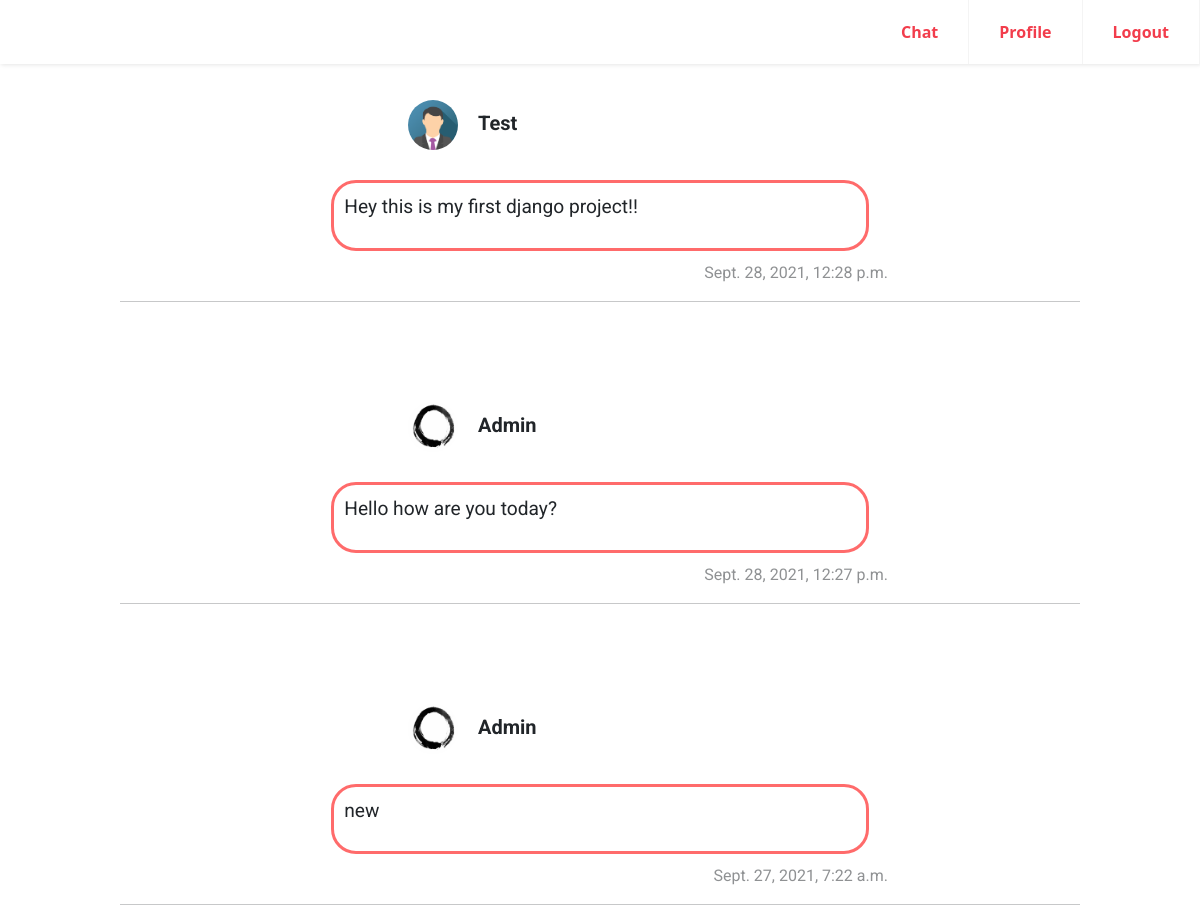
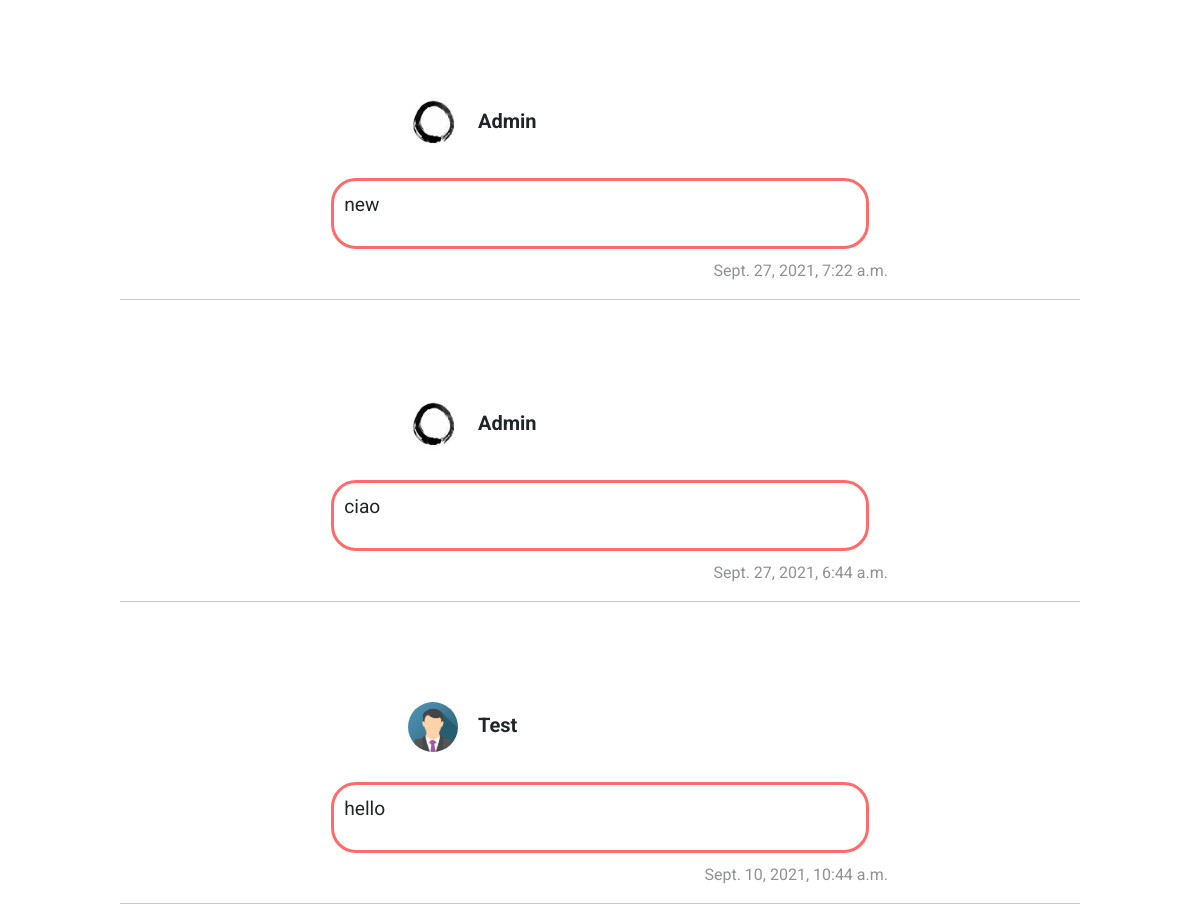
The page /news/ on the database as committed earlier (2 pictures, top to bottom).
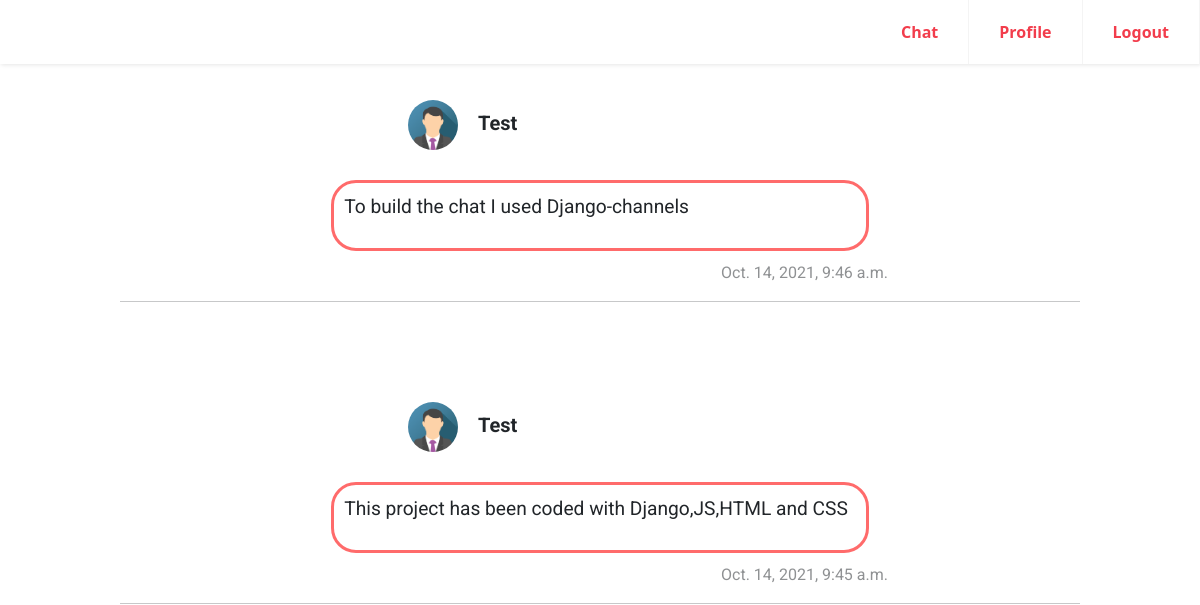
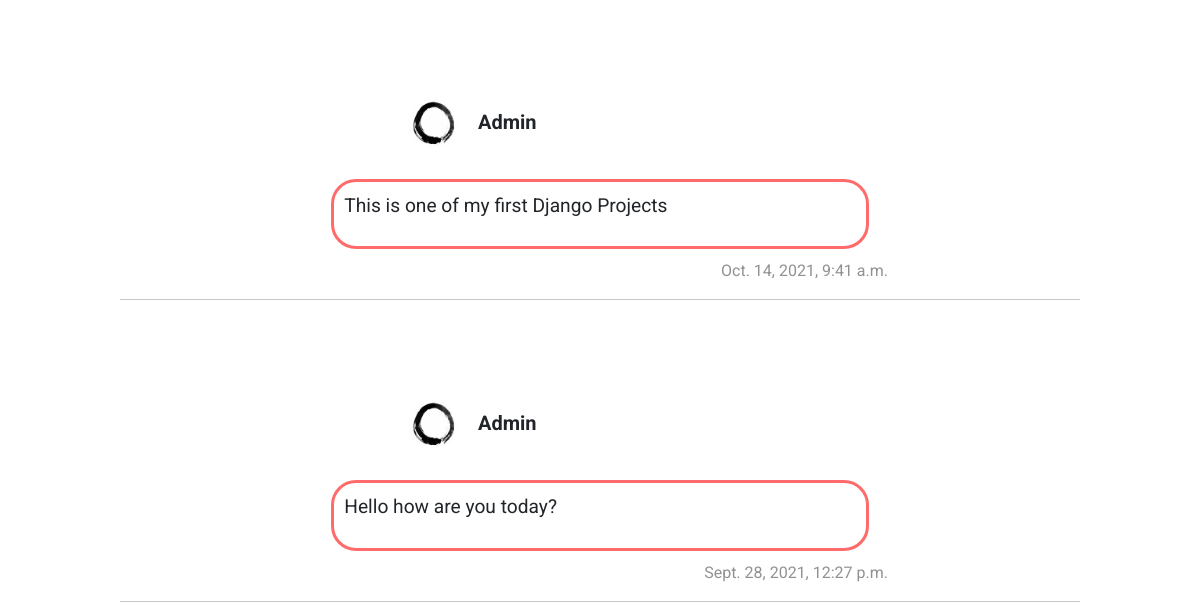
The same page on the database as committed later (2 pictures, top to bottom).
### users/models.py (models this page shows, shortened)
class UserPost(models.Model):
    user = models.ForeignKey(ProfileInfo, related_name="posts", on_delete=models.CASCADE)
    posts = models.TextField(max_length = 500, unique=False)
    publish = models.DateTimeField(blank=True, null=True,default=datetime.datetime.now)
    class Meta:
        ordering = ('-publish',)

class ProfileInfo(models.Model):
    user = models.OneToOneField(User,on_delete=models.CASCADE, unique=True)
    cover_image = models.ImageField(null=True, blank=True,upload_to='cover/')
    profile_image = models.ImageField(null=True, blank=True,upload_to='avatar/')
    def __str__(self):
        return self.user.username.title()

### news/views.py (the view)
# urls.py: path('', views.news_feed, name="news_feed"),
def news_feed(request):
    posts = UserPost.objects.all().order_by('-publish')
    return render(request, "news_feed.html", {'posts': posts})

### news/templates/news_feed.html (shortened to what this page needs)
<!DOCTYPE html>
{% load static %}
<html>
    <head>
         <link rel='stylesheet' href='https://cdnjs.cloudflare.com/ajax/libs/twitter-bootstrap/5.0.2/css/bootstrap.min.css'>
          <link href="{% static 'css/news_feed.css' %}" rel="stylesheet" />
    </head>
    <body>
        <div class="header">
          <a id="home" class="logo men-a">{{ request.user.username }}</a>
          <ul class="menu">
            <li><a class="men-a" href="{% url 'chat:base_chats' %}">Chat</a></li>
            <li><a class="men-a" href="{% url 'user:Profile' username=user.username %}">Profile</a></li>
            <li><a class="men-a" href="{% url 'user:Logout' %}">Logout</a></li>
          </ul>
            </div>
{% for post in posts %}
<div class="news"><div class="user-div"><h5><img src="/media/{{ post.user.profile_image }}">{{ post.user }}</h5></div><div class="posted">
  <p class="post-txt" name="post_id">{{ post.posts }}</p>
  </div><div class="date-pub">
  <p class="date">{{ post.publish }}</p>
  </div>
  </div>
  <hr>
{% endfor %}
    </body>
</html>

Rows that differ between the two databases and show on the page:
removed UserPost: user.profile_image (picture), user "Test", posts "Hey this is my first django project!!", publish "Sept. 28, 2021, 12:28 p.m."
removed UserPost: user.profile_image (picture), user "Admin", posts "new", publish "Sept. 27, 2021, 7:22 a.m."
removed UserPost: user.profile_image (picture), user "Admin", posts "new", publish "Sept. 27, 2021, 7:22 a.m."
removed UserPost: user.profile_image (picture), user "Admin", posts "ciao", publish "Sept. 27, 2021, 6:44 a.m."
removed UserPost: user.profile_image (picture), user "Test", posts "hello", publish "Sept. 10, 2021, 10:44 a.m."
added UserPost: user.profile_image (picture), user "Test", posts "To build the chat I used Django-channels", publish "Oct. 14, 2021, 9:46 a.m."
added UserPost: user.profile_image (picture), user "Test", posts "This project has been coded with Django,JS,HTML and CSS", publish "Oct. 14, 2021, 9:45 a.m."
added UserPost: user.profile_image (picture), user "Admin", posts "This is one of my first Django Projects", publish "Oct. 14, 2021, 9:41 a.m."
